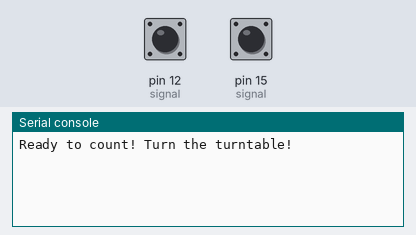
This program was run on a simulated MicroPython board. Parts: the last lines printed to the serial console. Inputs (shaded band) come from the test bench; at power-on: pin 12 (signal) HIGH, pin 15 (signal) HIGH.

Above: at 1.2 s.
1.3 s: pin 12 (signal) pulled LOW for 0.15 s
At 2.6 s:
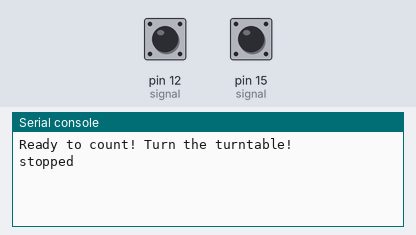
2.9 s: pin 15 (signal) pulled LOW for 0.15 s
At 4.0 s:
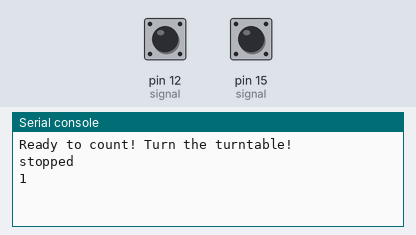
4.5 s: pin 15 (signal) pulled LOW for 1 s
At 6.5 s:
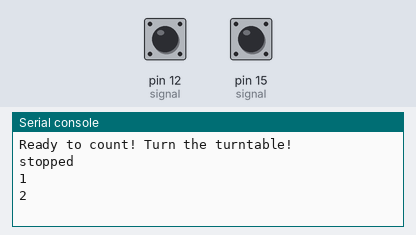

Measured:
- after the input at 1.3 s, the serial console: prints a new line after 0.15 s (image 1)
- after the input at 2.9 s, the serial console: prints a new line after 0.15 s (image 2)
- after the input at 4.5 s, the serial console: prints a new line after 1.0 s (image 3)

The program:

draaischijf_raspberry.py
```python
from machine import Pin, Timer
import time


#SETUP:Rood --> GPIO 15
#SETUP: Blauw ---> GPIO 12
#SETUP: Geel ----> GRND


SIGNAL_PIN = 15  # Gebruik GPIO15
BLUE_PIN = 12 #Gebruik GPIO12

pulse_count = 0
stopped = False

#teller
def pulse_detect(pin):
    global pulse_count
    pulse_count += 1
    print(f'{pulse_count}')

#If blue Pin is high finished = True
def finished_dialing(pin):
    global stopped
    stopped= True


# Instellen van de pin en interrupt
signal = Pin(SIGNAL_PIN, Pin.IN, Pin.PULL_UP)
signal.irq(trigger=Pin.IRQ_RISING, handler=pulse_detect)
#Instellen van de blue pin
signal = Pin(BLUE_PIN, Pin.IN, Pin.PULL_UP)
signal.irq(trigger=Pin.IRQ_RISING, handler=finished_dialing)

print("Ready to count! Turn the turntable!")

try:
    while True:
        time.sleep(0.01)
        if stopped:#:reset variables
            pulse_count = 0
            stopped = False
            print('stopped')
except KeyboardInterrupt:
    print("Gestopt.")
```
